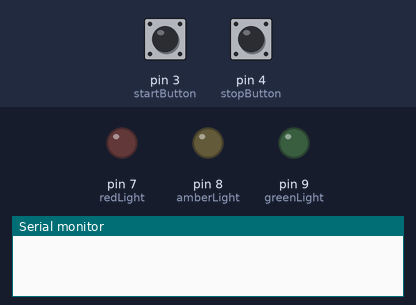
A sketch run on a simulated Arduino Uno, built with avr-gcc and run on an emulated ATmega328P. Shown: output pins drawn as LEDs (lit = HIGH), the last lines printed to the serial monitor. The test bench sets the inputs (shaded band); at power-on: pin 3 (startButton) LOW, pin 4 (stopButton) LOW.

Above: at 0.1 s.
At 1.1 s:
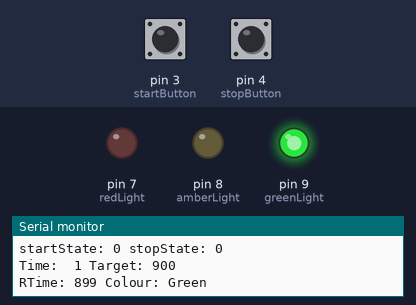
Timing chart, 0 to 2.6 s (numbered marks = the images above):
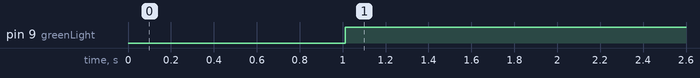

The sketch:

traffic_light_timer.ino
```cpp
//set button pins
const int startButton = 3;
const int stopButton = 4;
//set LED pins
const int greenLight = 9;
const int amberLight = 8;
const int redLight = 7;

int startButtonState = 0;
int stopButtonState = 0;
const int runtime = 900;
int startTime;
int timeSeconds;
int previousSeconds;
int timeRemaining;

boolean timerActive = false;

void setup()
{
  Serial.begin(9600);
  //set LED pin states
  pinMode(greenLight, OUTPUT);
  pinMode(amberLight, OUTPUT);
  pinMode(redLight, OUTPUT);
  allLedsOff();
  timerActive = 0;
//  delay(2000);
}

void loop()
{
  checkButtons();
  if(timerActive = true)
  {
   timer();
  }
}

void checkButtons()
{
  startButtonState = digitalRead(startButton);
  stopButtonState = digitalRead(stopButton);
  if(startButtonState == HIGH)
  {
    startTime = millis() / 1000;
    timerActive = true;
  }
  if(stopButtonState == HIGH)
  {
    timerActive = false;
  }
}

void timer()
{
  timeSeconds = millis() / 1000;
  if(previousSeconds != timeSeconds)
  {
    previousSeconds = timeSeconds;
    timeRemaining = (startTime + runtime) - timeSeconds;
    printStats();
    processLeds(runtime, timeRemaining);
  }
}

void printStats()
{
  Serial.print("startState: ");
  Serial.print(startButtonState);
  Serial.print(" stopState: ");
  Serial.println(stopButtonState);
  Serial.print("Time:  ");
  Serial.print(timeSeconds);
  Serial.print(" Target: ");
  Serial.println(runtime);
  Serial.print("RTime: ");
  Serial.print(timeRemaining);
}

void finished()
{
  Serial.println("Finished!");
  allLedsOff();
  delay(500);
  setRed();
  delay(500);
}

void processLeds(int targetTime, int currentTime)
{
  Serial.print(" Colour: ");
  if(currentTime > targetTime - (targetTime / 3))
  {
    Serial.println("Green");
    setGreen();
  }else
  {
    if(currentTime > (targetTime / 3))
    {
      Serial.println("Amber");
      setAmber();
    }else
    {
      if(currentTime > 0)
      {
        Serial.println("Red");
        setRed();
      }else
      {
        finished();
      }
    }
  }
}

void allLedsOff()
{
  //turn off all LEDs
  digitalWrite(greenLight, LOW);
  digitalWrite(amberLight, LOW);
  digitalWrite(redLight, LOW);
}
void setGreen()
{
  allLedsOff();
  digitalWrite(greenLight, HIGH);
}
void setAmber()
{
  allLedsOff();
  digitalWrite(amberLight, HIGH);
}
void setRed()
{
  allLedsOff();
  digitalWrite(redLight, HIGH);
}
```

Measured:
- by itself, pin 9 (greenLight): LOW → HIGH at 1.0 s
